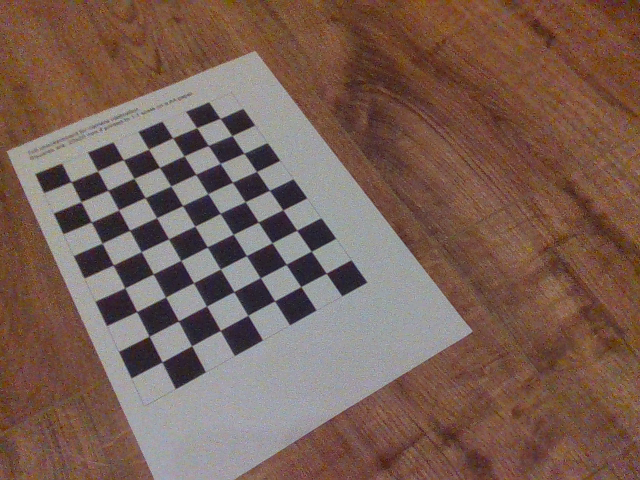
#> input picture assignment_2/01_calibration/col/0000000005.png, 640 x 480 px; its folder holds only this picture in this run
$ python task1_1.py
#> lines starting #> are read from the running program, lines starting #| are printed output that depends on the picture; after the words box and inside, x2 and y2 are one past the last pixel; in counts of white or black regions, pixels touching at a corner belong together; long printed decimals are rounded
import numpy as np
import cv2
import glob

# termination criteria
criteria = (cv2.TERM_CRITERIA_EPS + cv2.TERM_CRITERIA_MAX_ITER, 30, 0.001)

# prepare object points, like (0,0,0), (1,0,0), (2,0,0) ....,(6,7,0)
objp = np.zeros((9*7,3), np.float32)
objp[:,:2] = np.mgrid[0:7,0:9].T.reshape(-1,2)
objp = objp * 0.02
# col=False
# ir1=False
# ir2=True

# Arrays to store object points and image points from all the images.
objpoints = []  # 3d point in real world space
imgpoints = []  # 2d points in image plane.

images = glob.glob('col/*.png')

for fname in images:

    img = cv2.imread(fname)
#> img is the input picture: shape (480, 640, 3); mean B, G, R 85.6, 96.3, 121.5
    gray = cv2.cvtColor(img, cv2.COLOR_BGR2GRAY)
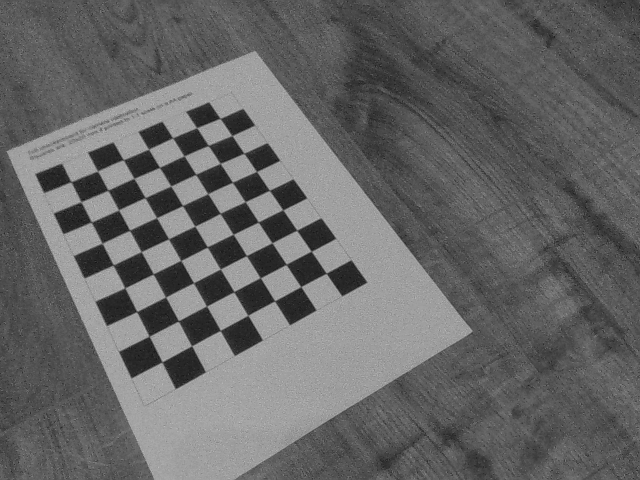
#> gray: shape (480, 640); min 16, max 189, mean 102.5

    # Find the chess board corners
    ret, corners = cv2.findChessboardCorners(gray, (7, 9), None)
#> ret = True; corners = 63 rows, first 8: [71.18, 181.8], [97.48, 171.3], [123.5, 159.8], [148.6, 149.4], [172.6, 137.9], [196.5, 127.5], [220, 118.4], [80.77, 202]

    # If found, add object points, image points (after refining them)
    if ret == True:
        objpoints.append(objp)
        corners2 = cv2.cornerSubPix(gray, corners, (7, 7), (-1, -1), criteria)
#> corners2 = 63 rows, first 8: [70.96, 181.7], [97.49, 170.9], [123.3, 159.7], [148.5, 149.2], [172.6, 137.8], [196.6, 127.6], [220.1, 118.3], [80.97, 201.8]
        imgpoints.append(corners2)

        # Draw and display the corners
        img = cv2.drawChessboardCorners(img, (7, 9), corners2, ret)
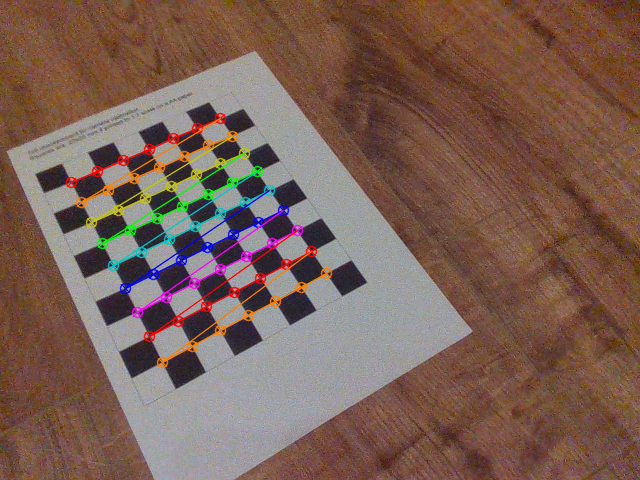
#> img: shape (480, 640, 3); 4.07% of pixels changed, all inside (x1, y1, x2, y2) = (65, 112, 333, 369)
        cv2.imshow('img', img)
        cv2.waitKey(30)

cv2.destroyAllWindows()
ret, mtx, dist, rvecs, tvecs = cv2.calibrateCamera(objpoints, imgpoints, gray.shape[::-1], None, None,
                                                       flags=cv2.CALIB_ZERO_TANGENT_DIST + cv2.CALIB_FIX_K3)
#> ret = 0.219; mtx = [[51.88, 0, 318.5], [0, 44.32, 227.4], [0, 0, 1]]; dist = [[0.000339, -3.23e-06, 0, 0, 0]]; rvecs = ([-0.0396, -0.0142, -0.542],); tvecs = ([-0.18, -0.0387, 0.038],)

print(mtx, dist)
#| [[ 51.875   0.         318.519]
#|  [  0.          44.325 227.428]
#|  [  0.           0.           1.        ]] [[ 3.38742271e-04 -3.23052452e-06  0.00000000e+00  0.00000000e+00
#|    0.00000000e+00]]
# [82 lines of commented-out code are left out]

$ run again, on assignment_2/01_calibration/col/0000000039.png
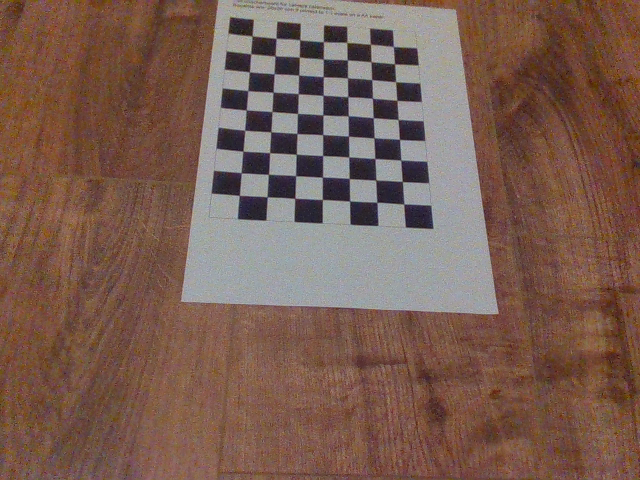
#> input picture assignment_2/01_calibration/col/0000000039.png, 640 x 480 px
#> img is the input picture: shape (480, 640, 3); mean B, G, R 82, 93.8, 121.9
#> `gray = cv2.cvtColor(img, cv2.COLOR_BGR2GRAY)`:
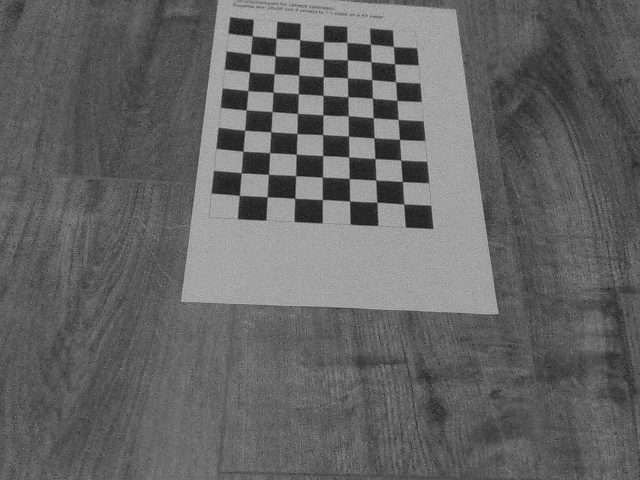
#> gray: shape (480, 640); min 19, max 188, mean 100.8
#> `ret, corners = cv2.findChessboardCorners(gray, (7, 9), None)`: ret = True; corners = 63 rows, first 8: [252, 35.85], [276.1, 38.31], [299.7, 39.67], [323.3, 41.67], [346.7, 42.34], [370.5, 44.2], [393.3, 46.52], [250.8, 53.85]
#> corners2 = 63 rows, first 8: [252.1, 35.98], [276, 38.27], [299.7, 39.79], [323.4, 41.66], [346.9, 42.38], [370.4, 44.2], [393.4, 46.48], [250.7, 53.7]
#> `img = cv2.drawChessboardCorners(img, (7, 9), corners2, ret)`:
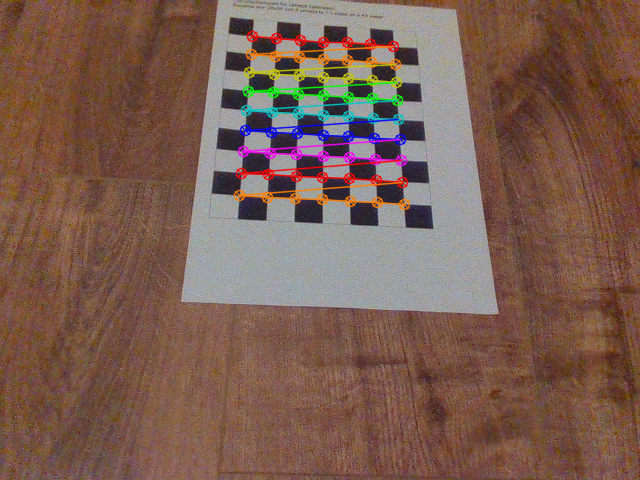
#> img: shape (480, 640, 3); 3.99% of pixels changed, all inside (x1, y1, x2, y2) = (233, 30, 411, 211)
#> `ret, mtx, dist, rvecs, tvecs = cv2.calibrateCamera(objpoints, imgpoint..`: ret = 0.23; mtx = [[655.6, 0, 325.7], [0, 655.6, 265.5], [0, 0, 1]]; dist = [[-0.118, 0.509, 0, 0, 0]]; rvecs = ([-0.483, -0.0848, 0.0243],); tvecs = ([-0.0617, -0.192, 0.546],)
#| [[655.628   0.         325.669]
#|  [  0.         655.586 265.451]
#|  [  0.           0.           1.        ]] [[-0.1183  0.5089  0.          0.          0.        ]]

$ run again, on assignment_2/01_calibration/col/0000000041.png
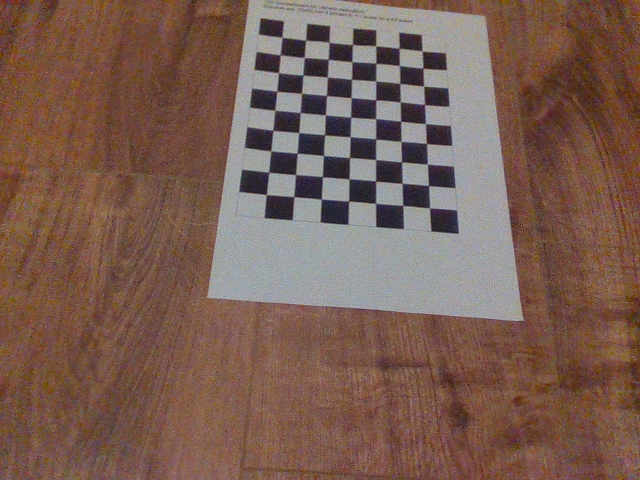
#> input picture assignment_2/01_calibration/col/0000000041.png, 640 x 480 px
#> img is the input picture: shape (480, 640, 3); mean B, G, R 82.7, 94.2, 122.1
#> `gray = cv2.cvtColor(img, cv2.COLOR_BGR2GRAY)`:
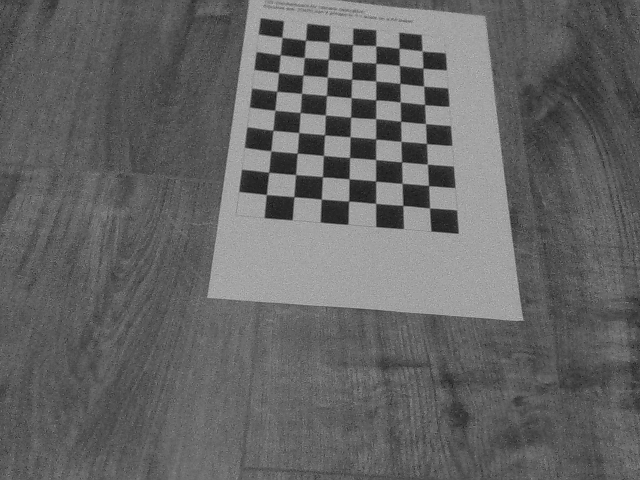
#> gray: shape (480, 640); min 18, max 188, mean 101.2
#> `ret, corners = cv2.findChessboardCorners(gray, (7, 9), None)`: ret = True; corners = 63 rows, first 8: [282, 37.35], [305.4, 40.33], [329, 42.44], [352.7, 44.3], [375.7, 45.88], [398.8, 48.4], [422.1, 50.72], [280.3, 54.72]
#> corners2 = 63 rows, first 8: [281.9, 37.29], [305.5, 40.25], [329.1, 42.31], [352.5, 44.52], [375.7, 45.74], [399.1, 48.27], [422.2, 50.91], [280.3, 54.75]
#> `img = cv2.drawChessboardCorners(img, (7, 9), corners2, ret)`:
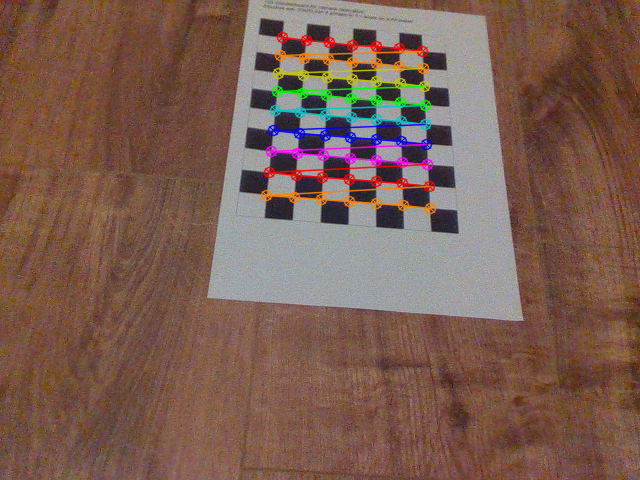
#> img: shape (480, 640, 3); 3.96% of pixels changed, all inside (x1, y1, x2, y2) = (260, 31, 437, 215)
#> `ret, mtx, dist, rvecs, tvecs = cv2.calibrateCamera(objpoints, imgpoint..`: ret = 0.222; mtx = [[708, 0, 327.6], [0, 727.1, 262.3], [0, 0, 1]]; dist = [[-0.0943, 0.556, 0, 0, 0]]; rvecs = ([-0.539, -0.0709, 0.0579],); tvecs = ([-0.0386, -0.185, 0.596],)
#| [[707.956     0.         327.560 ]
#|  [  0.         727.149 262.340]
#|  [  0.           0.           1.        ]] [[-0.09428  0.5556  0.          0.          0.        ]]

$ run again, on assignment_2/01_calibration/col/0000000030.png
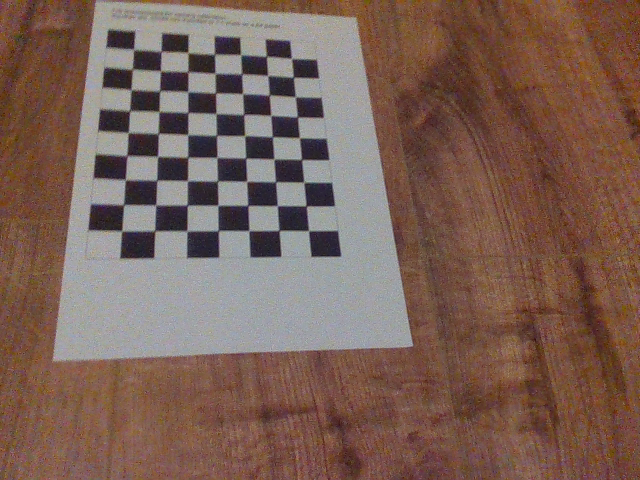
#> input picture assignment_2/01_calibration/col/0000000030.png, 640 x 480 px
#> img is the input picture: shape (480, 640, 3); mean B, G, R 86.3, 97, 122.8
#> `gray = cv2.cvtColor(img, cv2.COLOR_BGR2GRAY)`:
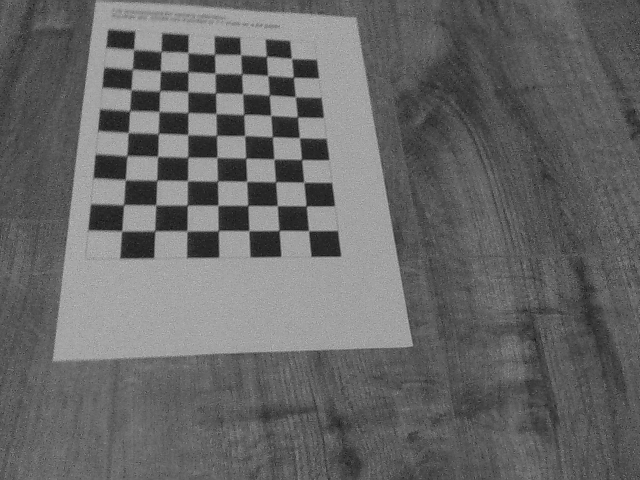
#> gray: shape (480, 640); min 17, max 192, mean 103.4
#> `ret, corners = cv2.findChessboardCorners(gray, (7, 9), None)`: ret = True; corners = 63 rows, first 8: [133.4, 49.32], [161.5, 51.35], [187.5, 52.18], [214.6, 54.32], [240.4, 54.55], [266.6, 55.94], [291.5, 58.47], [132.4, 69.09]
#> corners2 = 63 rows, first 8: [133.6, 49.28], [161.1, 51.39], [187.9, 52.57], [214.4, 54.3], [240.7, 54.64], [266.4, 56.34], [291.5, 58.4], [132.3, 69.24]
#> `img = cv2.drawChessboardCorners(img, (7, 9), corners2, ret)`:
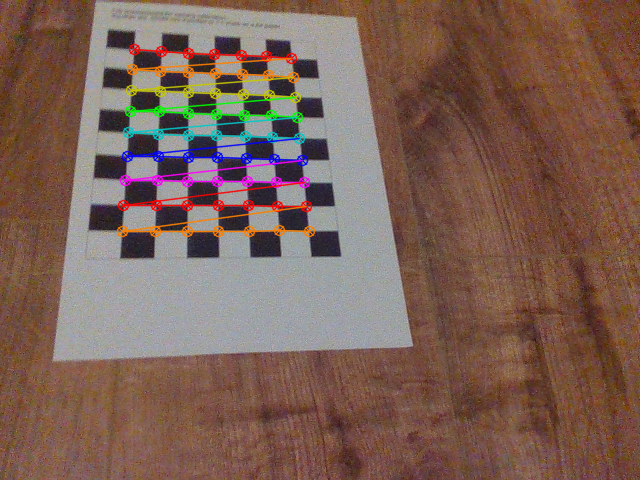
#> img: shape (480, 640, 3); 4.32% of pixels changed, all inside (x1, y1, x2, y2) = (116, 43, 316, 238)
#> `ret, mtx, dist, rvecs, tvecs = cv2.calibrateCamera(objpoints, imgpoint..`: ret = 0.254; mtx = [[631.1, 0, 328.8], [0, 620.1, 233.7], [0, 0, 1]]; dist = [[0.11, -0.295, 0, 0, 0]]; rvecs = ([-0.509, -0.189, -0.0542],); tvecs = ([-0.147, -0.141, 0.481],)
#| [[631.109   0.         328.755 ]
#|  [  0.         620.051 233.670]
#|  [  0.           0.           1.        ]] [[ 0.1101 -0.2948  0.          0.          0.        ]]
